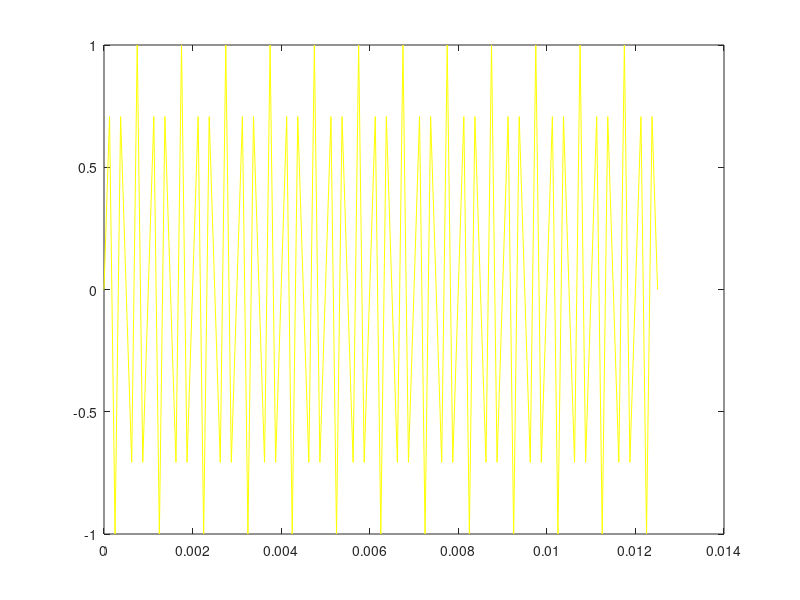
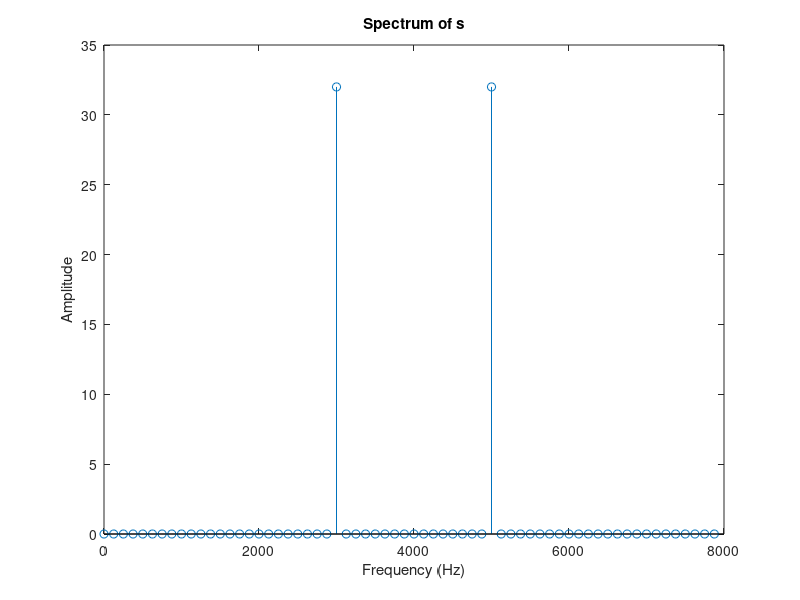
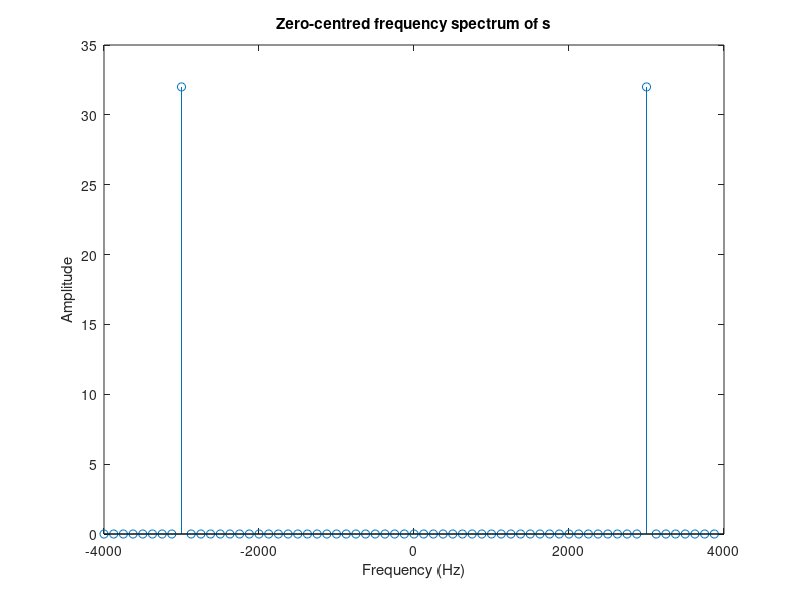

These figures' MATLAB source, in order:
close all;

f = 3000;  # frecventa purtatoare
fs = 8000; # frecventa de sampling
% perioada de esantionare
Ts = (1 / fs);
t = [0 : Ts : (100 * Ts)];
N = 64;

% Semnalul continuu filtrat > 2 * frecventa de taiere din filtrul trece jos 
% Fs > 2 * B aliasing
% Pentru a evita coruperea semnalului datorita fen de aliasing
% band pass sampling
% fs = fc - B/2

% semnal original
s = sin(2 * pi * f * t);
figure();
plot(t, s, 'y');

% Transformata Fourier esantionata
spectrum = fft(s, N);

frecv = (fs/N) * linspace(0,N-1,N);
figure();
stem(frecv, abs(spectrum));
xlabel('Frequency (Hz)');
ylabel('Amplitude');
title('Spectrum of s');

% recuperare semnal prin aplicare unui filtru trece-jos
% se foloseste band pass sampling - low pass filter
figure();
frecv_shift = (fs/N)*linspace(-N/2, N/2-1, N);
stem(frecv_shift, abs(fftshift(spectrum)));
xlabel('Frequency (Hz)');
ylabel('Amplitude');
title('Zero-centred frequency spectrum of s');
% w - window
% Fc > 2 * w
% frecventa de sampling pe care o putem folosi pentru convertirea in domeniul digital
# B - nr biti pt cuantizare
